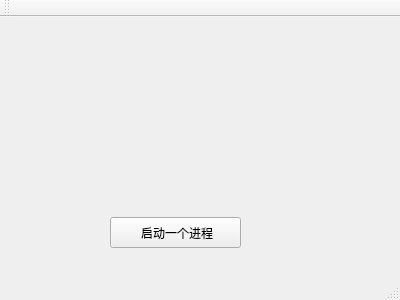
<?xml version="1.0" encoding="UTF-8"?>
<ui version="4.0">
 <class>MainWindow</class>
 <widget class="QMainWindow" name="MainWindow">
  <property name="geometry">
   <rect>
    <x>0</x>
    <y>0</y>
    <width>400</width>
    <height>300</height>
   </rect>
  </property>
  <property name="windowTitle">
   <string>MainWindow</string>
  </property>
  <widget class="QWidget" name="centralWidget">
   <widget class="QPushButton" name="pushButton">
    <property name="geometry">
     <rect>
      <x>110</x>
      <y>200</y>
      <width>131</width>
      <height>31</height>
     </rect>
    </property>
    <property name="text">
     <string> 启动一个进程</string>
    </property>
   </widget>
  </widget>
  <widget class="QMenuBar" name="menuBar">
   <property name="geometry">
    <rect>
     <x>0</x>
     <y>0</y>
     <width>400</width>
     <height>21</height>
    </rect>
   </property>
  </widget>
  <widget class="QToolBar" name="mainToolBar">
   <attribute name="toolBarArea">
    <enum>TopToolBarArea</enum>
   </attribute>
   <attribute name="toolBarBreak">
    <bool>false</bool>
   </attribute>
  </widget>
  <widget class="QStatusBar" name="statusBar"/>
 </widget>
 <layoutdefault spacing="6" margin="11"/>
 <resources/>
 <connections/>
</ui>
